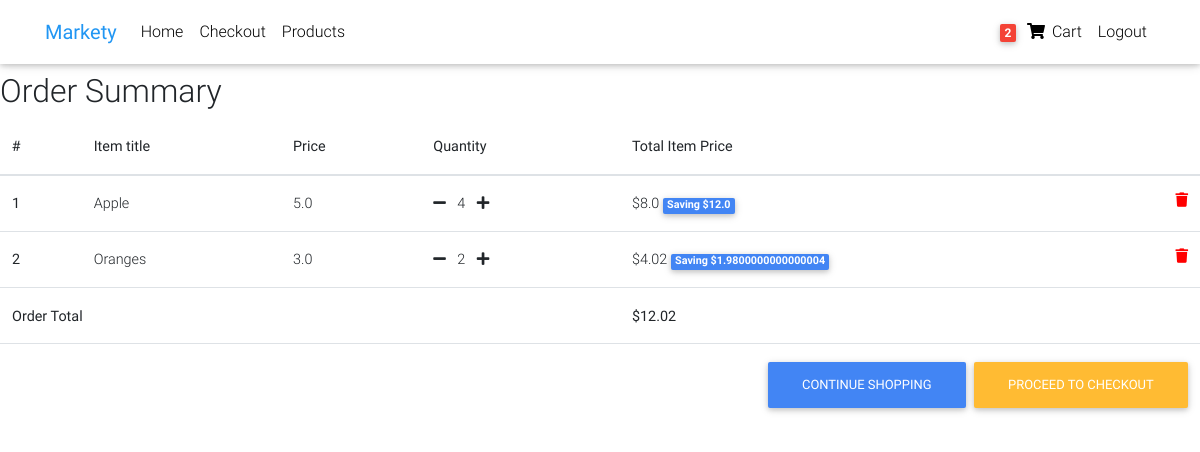
The app's page /order-summary (signed in), older data.
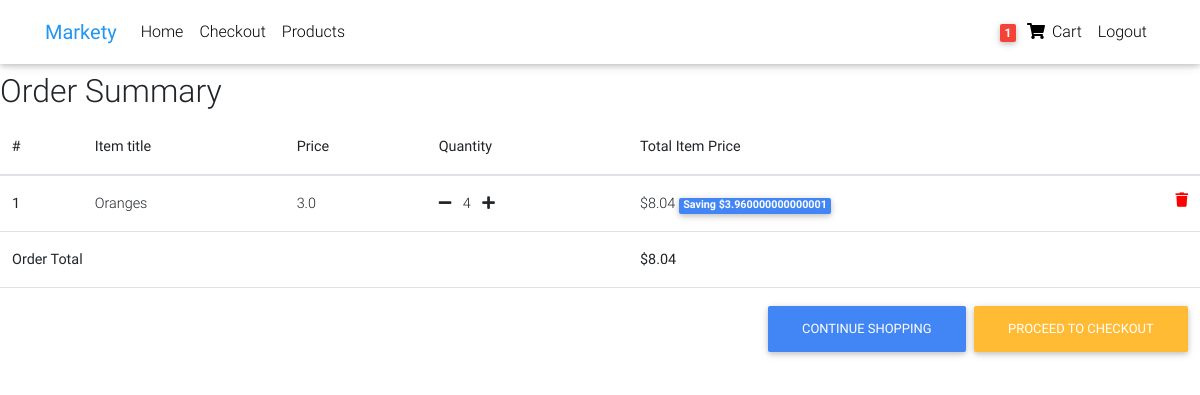
The same page, newer data.
### core/models.py (models this page shows, shortened)
class Order(models.Model):
    user = models.ForeignKey(settings.AUTH_USER_MODEL, verbose_name=(""), on_delete=models.CASCADE)
    items = models.ManyToManyField(OrderItem, verbose_name=(""))
    start_date = models.DateTimeField((""), auto_now=False, auto_now_add=True)
    ordered_date = models.DateTimeField((), auto_now=False, auto_now_add=False)
    ordered = models.BooleanField(default=False)
    shipping_address = models.ForeignKey('Address', related_name='shipping_address', on_delete=models.SET_NULL, blank=True, null=True)
    billing_address = models.ForeignKey('Address', related_name='billing_address', on_delete=models.SET_NULL, blank=True, null=True)
    def get_total(self):
        total = 0
        for order_item in self.items.all():
            total += order_item.get_final_price()
        return total

class OrderItem(models.Model):
    user = models.ForeignKey(settings.AUTH_USER_MODEL, on_delete=models.CASCADE)
    ordered = models.BooleanField(default=False)
    item = models.ForeignKey(Item, on_delete=models.CASCADE)
    quantity = models.IntegerField(default=1)
    def get_total_item_price(self):
        return self.quantity * self.item.price
    def get_total_discount_item_price(self):
        return self.quantity * self.item.discount_price
    def get_amount_saved(self):
        return self.get_total_item_price() - self.get_total_discount_item_price()
    def get_final_price(self):
        if self.item.discount_price:
            return self.get_total_discount_item_price()
        return self.get_total_item_price()

class Item(models.Model):
    title = models.CharField(max_length=100)
    price = models.FloatField()
    discount_price = models.FloatField(blank=True, null=True)
    category = models.CharField(choices=CATEGORY_CHOICES, max_length=2)
    label = models.CharField(choices=LABEL_CHOICES, max_length=1)
    slug = models.SlugField()
    description = models.TextField()

### core/views.py (the view)
# urls.py: path('order-summary', OrderSummaryView.as_view(), name="order-summary"),
class OrderSummaryView(LoginRequiredMixin, View):
    def get(self, *args, **kwargs):
        try:
            order = Order.objects.get(user=self.request.user, ordered=False)
            context = {
                'object': order
            }
            return render(self.request, "order_summary.html", context)
        except ObjectDoesNotExist:
            messages.warning(self.request, "You do not have an active order")
            return redirect("/")

### core/templatetags/cart_template_tags.py (called while the page is built)
@register.filter
def cart_item_count(user):
    if user.is_authenticated:
        qs = Order.objects.filter(user=user, ordered=False)
        if qs.exists():
            return qs[0].items.count()
    return 0

### core/templates/order_summary.html (shortened to what this page needs)
{% extends "base.html" %}
{% block content %}
    <main>
        <div class="table-responsive text-nowrap">
            <h2>Order Summary</h2>
            <table class="table">
                <thead>
                    <tr>
                        <th scope="col">#</th>
                        <th scope="col">Item title</th>
                        <th scope="col">Price</th>
                        <th scope="col">Quantity</th>
                        <th scope="col">Total Item Price</th>
                    </tr>
                </thead>
                <tbody>
                    {% for order_item in object.items.all %}
                        <tr>
                            <th scope="row">{{ forloop.counter }}</th>
                            <td>{{ order_item.item.title }}</td>
                            <td>{{ order_item.item.price }}</td>
                            <td>
                                <a href="{% url 'core:remove-single-item-from-cart' order_item.item.slug %}"><i class="fas fa-minus mr-2"></i></a>
                                    {{ order_item.quantity }}
                                <a href="{% url 'core:add-to-cart' order_item.item.slug %}"><i class="fas fa-plus ml-2"></i></a>
                            </td>
                            <td>
                                {% if order_item.item.discount_price %}
                                    ${{ order_item.get_total_discount_item_price }}
                                    <span class="badge badge-primary">Saving ${{ order_item.get_amount_saved }}</span>
                                {% else %}
                                    ${{ order_item.get_total_item_price }}
                                {% endif %}
                                <a style='color: red;' href="{% url 'core:remove-from-cart' order_item.item.slug %}">
                                    <i class="fas fa-trash float-right"></i>
                                </a>
                        </tr>
                    {% endfor %}
                    {% if object.get_total%}
                        <tr>
                            <td colspan="4"><b>Order Total</b></td>
                            <td><b>${{ object.get_total }}</b></td>
                        </tr>
                        <tr>
                            <td colspan="5">
                            <a class='btn btn-warning float-right ml-2' href="{% url 'core:checkout' %}"">Proceed to checkout</a>
                            <a class='btn btn-primary float-right' href='/'>Continue shopping</a>
                            </td>
                        </tr>
                    {% endif %}
                </tbody>
            </table>
        </div>
    </main>
{% endblock content %}

### core/templates/base.html (shortened to what this page needs)
{% load static %}
<!DOCTYPE html>
<html lang="en">
<head>
  <link rel="stylesheet" href="https://use.fontawesome.com/releases/v5.8.1/css/all.css">
  <link rel="stylesheet" href="{% static 'css/hello.css' %}" >
  <link href="{% static 'css/bootstrap.min.css' %}" rel="stylesheet">
  <link href="{% static 'css/mdb.min.css' %}" rel="stylesheet">
  <link href="{% static 'css/style.min.css' %}" rel="stylesheet">
</head>
{% include "navbar.html" %}
<body>
    <div class="mt-5 pt-4">
    </div>
    <div>
      {% block content %}
      {% endblock content %}
    </div>
</body>
</html>

### core/templates/navbar.html (shortened to what this page needs)
{% load cart_template_tags %}
<nav class="navbar fixed-top navbar-expand-lg navbar-light white scrolling-navbar">
    <div class="container">
      <a class="navbar-brand waves-effect" href="/">
        <strong class="blue-text">Markety</strong>
      </a>
      <div class="collapse navbar-collapse" id="navbarSupportedContent">
        <ul class="navbar-nav mr-auto">
          <li class="nav-item">
            <a class="nav-link waves-effect" href="/">Home
            </a>
          </li>
          <li class="nav-item">
            <a class="nav-link waves-effect" href="/checkout">
            Checkout</a>
          </li>
          <li class="nav-item">
            <a class="nav-link waves-effect" href="/products">
            Products</a>
          </li>
        </ul>
          <ul class="navbar-nav nav-flex-icons">
          {% if request.user.is_authenticated %}
          <li class="nav-item">
            <a href="{% url 'core:order-summary' %}" class="nav-link waves-effect">
              <span class="badge red z-depth-1 mr-1"> {{ request.user|cart_item_count }} </span>
              <i class="fas fa-shopping-cart"></i>
              <span class="clearfix d-none d-sm-inline-block"> Cart </span>
            </a>
          </li>
          <li class="nav-item">
            <a class="nav-link waves-effect" href="{% url 'account_logout' %}">
              <span class="clearfix d-none d-sm-inline-block"> Logout </span>
            </a>
          </li>
          {% endif %}
        </ul>
      </div>
    </div>
  </nav>

### core/templates/base.html (style rules this page uses)
html, body, header, .carousel { height: 60vh; }

Row changes from the older to the newer data that the page shows:
no longer on this page (row edited): OrderItem: item "Apple", item.price "5.0", quantity "4", get_total_discount_item_price "8.0", get_amount_saved "12.0"
changed OrderItem "Oranges": quantity "2" → "4"; get_total_discount_item_price "4.02" → "8.04"; get_amount_saved "1.9800000000000004" → "3.960000000000001"
changed through a linked row, Order: get_total "12.02" → "8.04"
Text that changed along with them:
{{ request.user|cart_item_count }}: "2" → "1"
